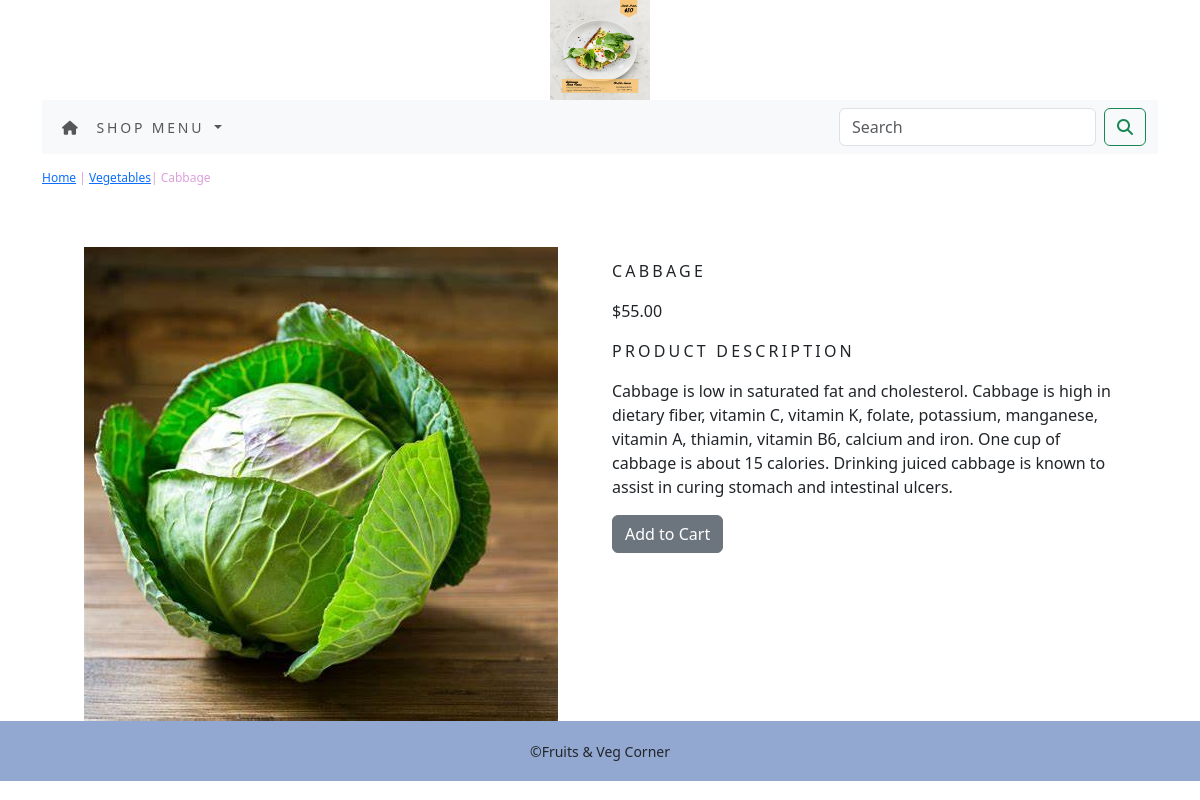
The app's page /shop/vegetables/cabbage/ with its own data.
### shopapp/models.py (models this page shows, shortened)
class Product(models.Model):
    name = models.CharField(max_length=250, unique=True)
    slug = models.SlugField(max_length=250, unique=True)
    description = models.TextField(blank=True)
    price = models.DecimalField(max_digits=10, decimal_places=2)
    category = models.ForeignKey('Category', on_delete=models.CASCADE)
    image = models.ImageField(upload_to='product', blank=True)
    stock = models.IntegerField()
    available = models.BooleanField(default=True)
    created = models.DateTimeField(auto_now_add=True)
    updated = models.DateTimeField(auto_now=True)
    class Meta:
        ordering = ('name',)
        verbose_name = 'product'
        verbose_name_plural = 'products'

class Category(models.Model):
    name = models.CharField(max_length=250, unique=True)
    slug = models.SlugField(max_length=250, unique=True)
    description = models.TextField(blank=True)
    image = models.ImageField(upload_to='category', blank=True)
    class Meta:
        ordering = ('name',)
        verbose_name = 'category'
        verbose_name_plural = 'categories'
    def get_url(self):
        return reverse('shopapp:pro_by_cat', args=[self.slug])
    def __str__(self):
        return '{}'.format(self.name)

### shopapp/views.py (the view)
# urls.py: path('<slug:c_slug>/<slug:product_slug>/', views.ProDetail, name='ProDetail')
def ProDetail(request, c_slug, product_slug):
    try:
        product = Product.objects.get(category__slug=c_slug, slug=product_slug)
    except Exception as e:
        raise e
    return render(request, 'product.html', {'product':product})

### cartapp/context_processor.py (called while the page is built)
def counter(request):
    item_count = 0
    if 'admin' in request.path:
        return {}
    else:
        try:
            cart = Cart.objects.filter(cart_id=_cart_id(request))
            cart_items = CartItem.objects.all().filter(cart=cart[:1])
            for cart_item in cart_items:
                item_count += cart_item.quantity
        except Cart.DoesNotExist:
            item_count = 0
    return dict(item_count=item_count)

### cartapp/views.py (called while the page is built)
def _cart_id(request):
    cart = request.session.session_key
    if not cart:
        cart = request.session.create()
    return cart

### shopapp/contex_processor.py (called while the page is built)
def menu_links(request):
    links = Category.objects.all()
    return dict(links=links)

### template/product.html (shortened to what this page needs)
{% extends 'base.html' %}
{% load static %}
{% block content %}
<div class="row my_prod_row_class">
    <div class="my_auto">
        <p><a href="{% url 'shopapp:allProdCat' %}">Home</a> | <a href="{{ product.category.get_url }}">{{ product.category }}</a>| {{ product.name }}</p>
    </div>
</div>
<div class="container">
<br>
<div class="row">
    <div class="col-12 col-sm-12 col-md-12 col-lg-6 text-center">
        <div style="min-width:18rem;">
            <img src="{{product.image.url}}" alt="{{ product.name }}">
        </div>
    </div>
        <div class="col-12 col-sm-12 col-md-12 col-lg-6">
            <div>
            <h1 class="my_prod_title"> {{ product.name }}</h1>
            <p> ${{ product.price }}</p>
            <p class="my_title"> Product Description</p>
            <p class="text-justify my_prod_text"> {{ product.description }}</p>
            {% if product.stock <= 0 %}
            <p><b> Out of Stock </b></p>
            {% else %}
                <a class="btn btn-secondary" href="{% url 'cartapp:add_cart' product.id %}">Add to Cart</a>
            {% endif %}
        </div>
    </div>
    </div>
</div>
{% endblock %}

### template/base.html (shortened to what this page needs)
{% load static %}
<!DOCTYPE html>
<html lang="en">
<head>
    <link href=" https://cdn.jsdelivr.net/npm/bootstrap@5.3.0-alpha1/dist/css/bootstrap.min.css " rel="stylesheet">
    <link rel="stylesheet" href="{% static 'css/custom.css' %}">
    <link href="{% static 'css/bootstrap.min.css' %}" rel="stylesheet">
</head>
<body>
<div class="container">
    {% include 'header.html' %}
    {% include 'nav.html' %}
    {% block content %}
    {% endblock %}
</div>
{% include 'footer.html' %}
</body>
</html>

### template/header.html
{% load static %}
  <header>
    <center>
     <a href="{% url 'shopapp:allProdCat' %}"> <img src="{% static 'img/logo.png' %}" alt="logo image" width="100px"; height="100px";></a>
  </center>
</header>

### template/nav.html (shortened to what this page needs)
<nav class="navbar navbar-expand-lg bg-body-tertiary">
  <div class="container-fluid">
    <div class="collapse navbar-collapse" id="navbarSupportedContent">
      <ul class="navbar-nav me-auto mb-2 mb-lg-0">
        <li class="nav-item">
          <a class="nav-link" href="#"><i class="fa fa-home"></i></a>
        </li>
        <li class="nav-item dropdown {% if 'shopapp' in request.path %} active {% endif %}">
          <a class="nav-link dropdown-toggle" href="#" role="button" data-bs-toggle="dropdown" aria-expanded="false">
            Shop Menu
          </a>
        </li>
      </ul>
      <form class="d-flex" role="search" action="{% url 'search_app:SearchResult' %}" method="get">
        <input class="form-control me-2" type="search" placeholder="Search" name="q" aria-label="Search">
        <button class="btn btn-outline-success" type="submit"><i class="fa fa-search"></i></button>
      </form>
    </div>
  </div>
</nav>

### template/footer.html
<div class="footer navbar-fixed-bottom my_footer">
  <p class="text-center"> &copy;Fruits & Veg Corner</p>
</div>

### static/css/custom.css (style rules this page uses)
body { font-family: 'Source Sans Pro', sans-serif; }
.nav-item { letter-spacing: .2em; font-size:14px; text-transform:uppercase; }
.my_footer { background-color:#92a8d1; height:60px; }
.my_footer p { padding-top: 20px; font-size:14px; }
.my_title { font-size:16px; text-transform:uppercase; letter-spacing: .2em; }
.my_prod_row_class { padding-top:15px; padding-bottom:20px; }
.my_prod_row_class .my_auto { color:plum; font-size:12px; text-decoration:none; }
.my_prod_title { font-size:16px; text-transform:uppercase; letter-spacing: .2em; padding-top:15px; padding-bottom:10px; }
.my_prod_text { padding-right:20px; }

### records on screen
Product: category "Vegetables", name "Cabbage", image (picture), name "CABBAGE", price "55.00", description "Cabbage is low in saturated fat and cholesterol. Cabbage is high in dietary fiber, vitamin C, vitamin K, folate, potassium, manganese, vitamin A, thiamin, vitamin B6, calcium and iron. One cup of cabbage is about 15 calories. Drinking juiced cabbage is known to assist in curing stomach and intestinal ulcers."
